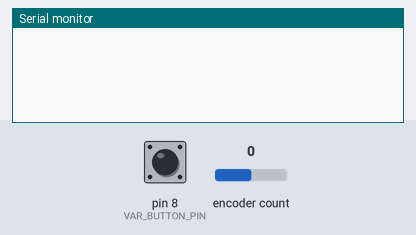
This sketch was run on a simulated Arduino Uno, built with avr-gcc and run on an emulated ATmega328P. On the bench: the last lines printed to the serial monitor. Inputs (shaded band) come from the test bench; at power-on: encoder count 0, pin 8 (VAR_BUTTON_PIN) LOW.

Above: at 1.2 s.
1.3 s: encoder count set to 1
At 2.0 s:
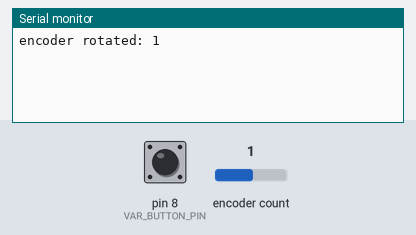
2.8 s: pin 8 (VAR_BUTTON_PIN) pulled HIGH for 0.15 s
At 4.0 s:
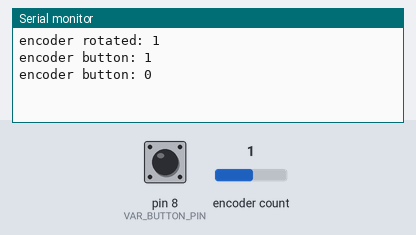
4.4 s: encoder count set to 0
At 5.5 s:
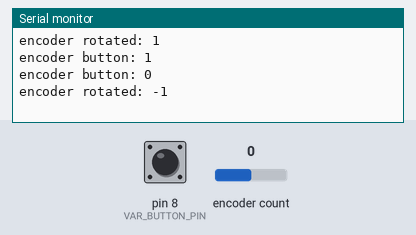

The sketch:

encoder.ino
```cpp
/**
 * Use this to handle a gray value rotary encoder with a push button
 * https://www.sparkfun.com/products/9117
 *
 * At least one encoder pin should be interrupt enabled
 * You should replace VAR with whatever you're actually controlling
 */
#include <Encoder.h>
#include <Bounce.h>

// encoder connections
const int VAR_PIN_A = 3;      // Pin for the rotary encoder
const int VAR_PIN_B = 7;      // Pin for the rotary encoder
const int VAR_BUTTON_PIN = 8; // Pin for the rotary encoder button

// variables
Encoder var_encoder(VAR_PIN_A, VAR_PIN_B);
long var_encoder_value = 0;

Bounce var_button = Bounce();
int var_encoder_button_value = 0;

void setup() {
  Serial.begin(9600);

  setupVar();
}

void loop() {
  // read the rotation value
  readVar();

  // read the button value
  readVarButton();
}

/**
 * Initialize the pins for var
 */
void setupVar() {
  var_button.attach(VAR_BUTTON_PIN);
  var_button.interval(5);
}

/**
 * Read the rotary encoder rotation state
 */
void readVar() {
  long new_encoder_value = (var_encoder.read() + 2) / 4;

  if (new_encoder_value != var_encoder_value) {
    handleEncoderValue(new_encoder_value - var_encoder_value);
    var_encoder_value = new_encoder_value;
  }
}

/**
 * Read the rotary encoder button state
 */
void readVarButton() {
  var_button.update();

  int new_value = var_button.read();
  if (new_value != var_encoder_button_value) {
    var_encoder_button_value = new_value;
    handleEncoderButton(var_encoder_button_value);
  }
}

/**
 * The rotary encoder has changed
 * @param int encoder_direction - 1 or -1 based on direction
 */
void handleEncoderValue(int encoder_direction) {
  Serial.print("encoder rotated: ");
  Serial.println(encoder_direction);
}

/**
 * The rotary encoder button has changed
 * @param int button_value - 0 or 1 for button state
 */
void handleEncoderButton(int button_value) {
  Serial.print("encoder button: ");
  Serial.println(button_value);
}
```

Measured:
- after the input at 1.3 s, the serial monitor: prints a new line at once (image 1)
- after the input at 2.8 s, the serial monitor: prints a new line at once (image 2)
- after the input at 4.4 s, the serial monitor: prints a new line at once (image 3)
